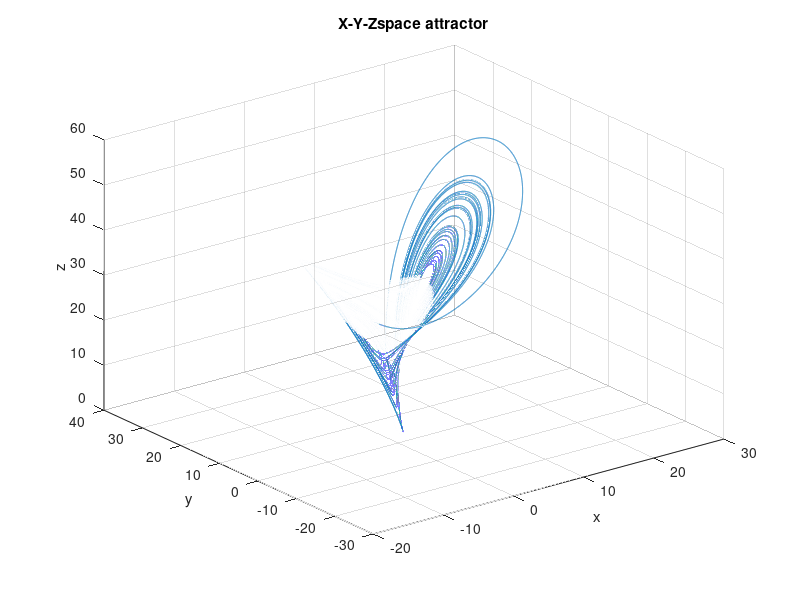

Here is the MATLAB script that generated this plot:
%Predictor Corrector 
clear; clc; close all 
N = 1000000;
t = linspace(0,100,N); 
dt = t(2)-t(1);
t(1) = 0;
s=10;
b=8/3;
r=28;
x(1) = 1;
y(1) = 1;
z(1) = 1;
for i = 2:N
    %Predictor Corrector
    xstar = x(i-1)+dt*(x(i-1));
    ystar = y(i-1)+dt*(y(i-1));
    zstar = z(i-1)+dt*(z(i-1));
    x(i) = x(i-1)+dt/2*s*(ystar-xstar);
    y(i) = y(i-1)+dt/2*(r*xstar + ystar -(xstar* zstar));
    z(i) = z(i-1)+dt/2*(-b*zstar+xstar*ystar);
end
plot3(x,y,z)
xlabel('x'), ylabel('y'), zlabel('z')
title('X-Y-Zspace attractor')
grid on
